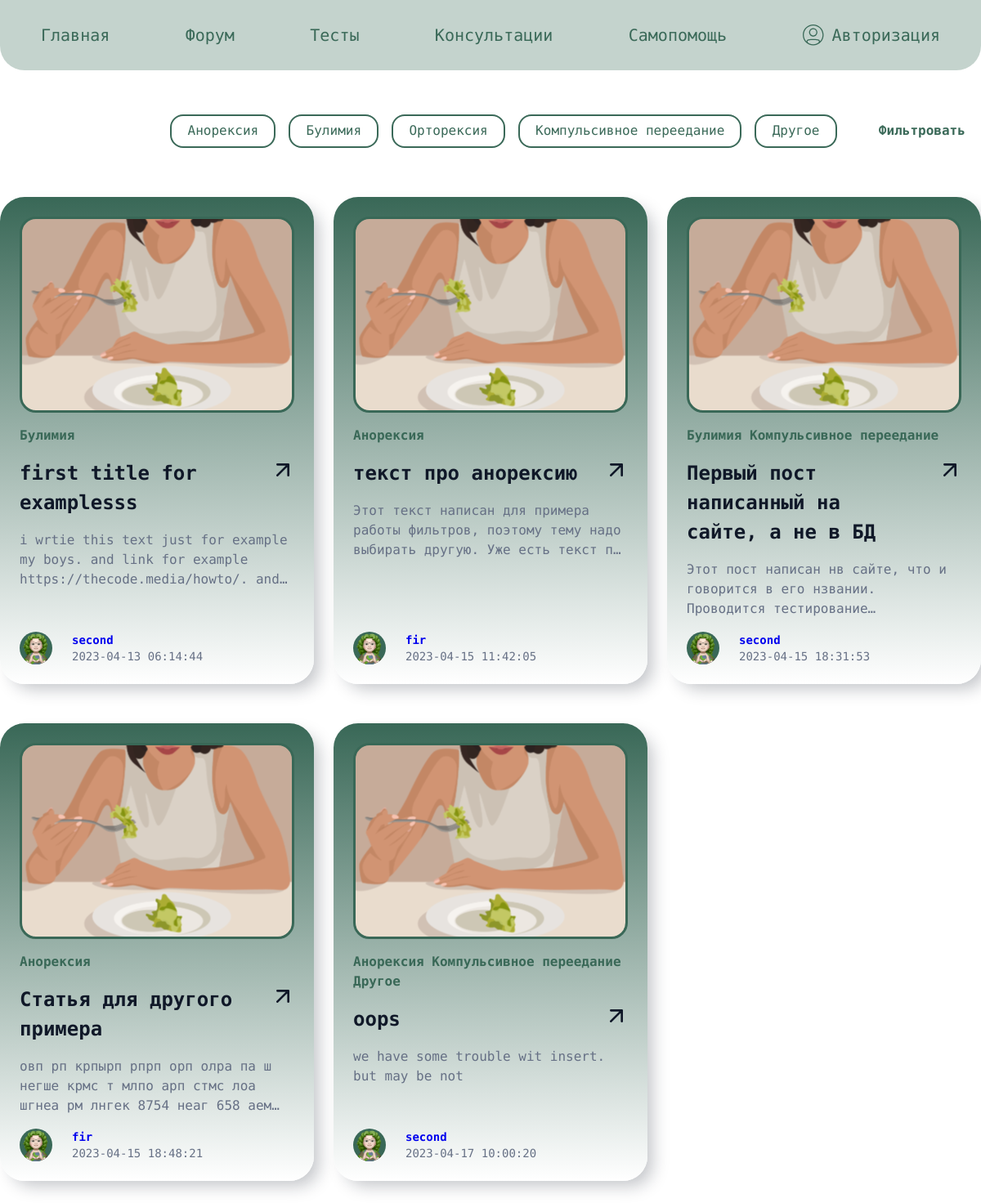
Before: /forum/ with the older database file.
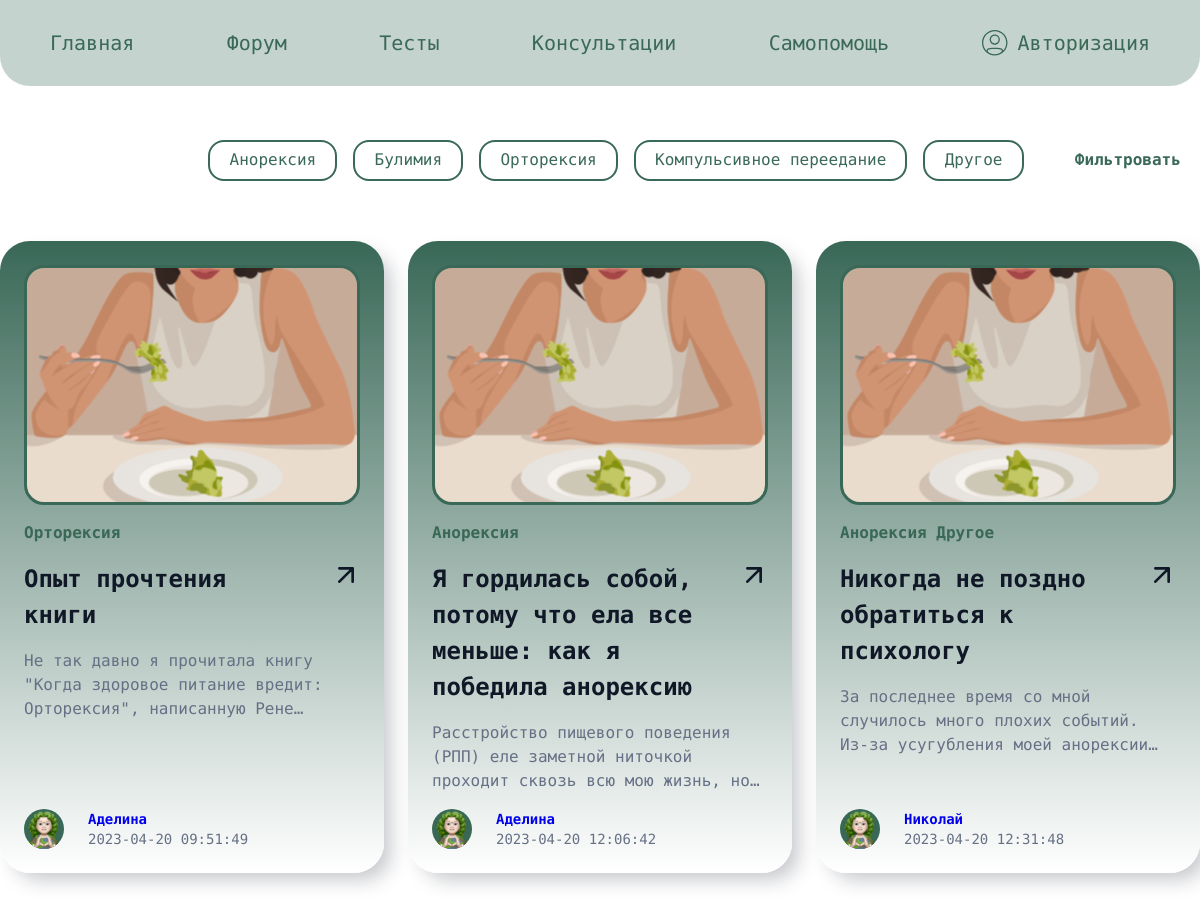
After: the same page with the newer database file.
### tables this page shows
CREATE TABLE IF NOT EXISTS `articles` (
  `id` int(11) NOT NULL AUTO_INCREMENT,
  `title` varchar(120) NOT NULL,
  `text` varchar(10000) NOT NULL,
  `date` timestamp NOT NULL DEFAULT CURRENT_TIMESTAMP,
  `authorId` int(11) DEFAULT NULL,
  PRIMARY KEY (`id`),
  KEY `author` (`authorId`)
);

CREATE TABLE IF NOT EXISTS `accounts` (
  `id` int(11) NOT NULL AUTO_INCREMENT,
  `name` varchar(50) NOT NULL,
  `birth` varchar(11) NOT NULL,
  `sex` char(1) NOT NULL,
  `goal` varchar(40) NOT NULL,
  `problem` varchar(30) NOT NULL,
  `email` varchar(100) NOT NULL,
  `password` varchar(32) NOT NULL,
  `height` int(11) DEFAULT NULL,
  `weight` decimal(5,2) DEFAULT NULL,
  `about` varchar(400) DEFAULT NULL,
  PRIMARY KEY (`id`)
);

### app/core/view.php (called while the page is built)
<?php
class View{
    function render($content, $model=null){
        require_once("app/views/".$content);
    }
}

### app/controllers/forum_controller.php (called while the page is built, shortened)
<?php
require_once("app/models/forum_model.php");
class Forum_controller extends Controller{
    function defaultPage(){
        $this->model = new Forum_model();
        $this->view->render("forum.php", $this->model);
    }
}

### index.php (called while the page is built, shortened)
<?php
require "app/core/router.php";
Router::start();

### app/models/articleAR.php (called while the page is built, shortened)
<?php
require_once("app/core/basicAR.php");
require_once("app/models/accountAR.php");
class Article extends basicAR{
    public $subject;
    public $title;
    public $text;
    public $date;
    public $authorId;
    public $author;
    function __construct($subject = null, $title = null, $text = null){
        $this->subject = $subject;
        $this->title = $title;
        $this->text = $text;
    }
    static function getAll(){
        $stmt = static::$pdo->prepare("SELECT * FROM `articles`");
        $stmt->execute();
        $objs = [];
        while ($res = $stmt->fetch()){
            $objs[] = static::ceateArticle($res);
        }
        return $objs;
    }
    static private function ceateArticle($data){
        $obj = new Article();
        foreach ($obj as $key=>$value){
            $obj->$key = $data[$key] ?? null;
        }
        $stmt2 = static::$pdo->prepare("SELECT `name` FROM `types_disorder` WHERE `id` IN (SELECT `id_type` FROM `articles_types_dis` WHERE `id_article`=:id)");
        $stmt2->bindParam("id", $obj->id);
        $stmt2->execute();
        while($subj = $stmt2->fetch())
            $obj->subject[] = $subj;
        $obj->author = Account::findNameById($obj->authorId);
        return $obj;
    }
    function getStringSubjects(){
        $res = "";
        foreach($this->subject as $subj)
            $res .= $subj["name"]." ";
        return $res;
    }
    function getTitle(){
        return $this->title;
    }
    function getText(){
        return $this->text;
    }
    function getAuthor(){
        return $this->author;
    }
    function getAuthorId(){
        return $this->authorId;
    }
    function getDate(){
        return $this->date;
    }
}

### app/models/forum_model.php (called while the page is built, shortened)
<?php
require_once("app/models/articleAR.php");
class Forum_model{
    private $articles = [];
    function findAll($filtersArray){
        if (empty($filtersArray))
            $this->articles = Article::getAll();
        else
            $this->articles = Article::getBySubjects($filtersArray);
        return $this->articles;
    }
}

### app/models/accountAR.php (called while the page is built, shortened)
<?php
class Account extends basicAR{
    static function findNameById($id){
        $stmt = static::$pdo->prepare("SELECT `name` FROM `accounts` WHERE `id`=:id");
        $stmt->bindParam(":id",  $id);
        $stmt->execute();
        $stmt = $stmt->fetch();
        return $stmt["name"] ?? "eatNormal";
    }
}

### app/views/forum.php (the view, shortened to what this page needs)
<!DOCTYPE html>
<html lang="ru">
<head>
    <link rel="stylesheet" href="/css/forum.css">
</head>
<body>
    <div class="wrapper">
        <? include("app/views/menu.php"); ?>
        <div class="filters">
            <div class="_container">
                <form action="/forum/" method="post">
                    <label>
                        Анорексия
                    </label>
                    <label>
                        Булимия
                    </label>
                    <label>
                        Орторексия
                    </label>
                    <label>
                        Компульсивное переедание
                    </label>
                    <label>
                        Другое
                    </label>
                    <button type="submit">Фильтровать</button>
                </form>
            </div>
        </div>
        <section class="forum-articles">
            <div class="_container">
                <div class="forum-articles__body">
                    <?
                        foreach ($model->findAll($_POST) as $article){
                            ?>
                                <article class="card">
                                    <div class="card__wrapper _ortorecsia">
                                        <img src="/images/forumImageEatSalat.svg" alt="девушка ест салат" class="title-picture">
                                        <div class="title-filter"><?= $article->getStringSubjects() ?></div>
                                        <div class="main-title"><?= $article->getTitle()?></div>
                                        <div class="card-text">
                                            <?= $article->getText()?>
                                        </div>
                                        <div class="avatar-info">
                                            <img src="/images/Avatar (1).svg" alt="" class="foro">
                                            <div class="name-date-box">
                                                <div class="author"><a href=<?= (!is_null($article->getAuthorId())) ? "/account/".$article->getAuthorId() : "/main/" ?> > <?= $article->getAuthor()?></a></div>
                                                <div class="publication-date"><?= $article->getDate()?></div>
                                            </div>
                                        </div>
                                    </div>
                                </article>
                            <?
                        }
                    ?>
                </div>
            </div>
        </section>
    </div>
</body>
</html>

### app/core/router.php (shortened to what this page needs)
<?php
class Router{
    static function start(){
        $id = null;
        $controller = new $controller_name;
        $action = $_REQUEST["action"] === "" ? null : $_REQUEST["action"];
        if (!is_null($controller) && is_null($action)) $controller->defaultPage();
        elseif (!is_null($controller) && !is_null($action)) $controller->$action($id);
        else {
            header("Location: /main/");
            exit();
        }
    }
}

### app/views/menu.php
<header id="header" class="header">
    <div class="_container">
        <nav>
            <ul class="menu_list">
                <li class="menu_item">
                    <a href="/main/" class="menu_link">Главная</a>
                </li>
                <li class="menu_item">
                    <a href="/forum/" class="menu_link">Форум</a>
                </li>
                <li class="menu_item">
                    <a href="/test/" class="menu_link">Тесты</a>
                </li>
                <li class="menu_item">
                    <a href="/consultation/" class="menu_link">Консультации</a>
                </li>
                <li class="menu_item">
                    <a href="/self-help/" class="menu_link">Самопомощь</a>
                </li>
                <li class="menu_item">
                    <?
                        $name = $_SESSION["accName"] ?? null;
                        if (!isset($name))
                            echo '<a href="/registration/" class="menu_link"><img src="/images/avtorisation.svg" alt="">Авторизация</a>';
                        else
                            echo '<a href="/account/" class="menu_link"><img src="/images/avtorisation.svg" alt="">'.$name.'</a>';
                    ?>
                </li>
            </ul>
        </nav>
    </div>
</header>

### css/forum.css (style rules this page uses)
.filters { margin-top: 140px; }
.filters form { display: flex; justify-content: end; gap: 1rem; }
.filters form > label { padding: .65em 1.2em; display: flex; align-items: center; font-weight: 500; color: var(--primary-color); border-radius: 1em; border: 2px solid; user-select: none; cursor: pointer; }
.filters form button[type=submit] { margin-left: 1rem; padding: .65em 1.2em; border-radius: 1em; font-weight: 700; color: var(--primary-color); background-color: transparent; transition: 100ms; }
.forum-articles { margin: 60px 0 100px; }
.forum-articles__body { display: grid; grid-template-columns: repeat(3, 1fr); gap: 3rem 1.5rem; }
.card__wrapper { display: flex; flex-direction: column; gap: 1rem; height: 100%; padding: 1.5rem; box-shadow: 10px 10px 20px -4px rgba(16, 24, 40, 0.25); border-radius: 30px; }
._ortorecsia { background: linear-gradient(180deg, #396857 0%, #FFFFFF 100%); }
.title-filter { width: fit-content; display: flex; gap: 1rem; font-weight: 700; font-size: 16px; line-height: 1.5; color: #396857; }
.main-title { position: relative; font-weight: 700; font-size: 24px; line-height: 1.5; padding-right: 3rem; color: #101828; cursor: pointer; }
.main-title::after { content: ""; position: absolute; top: .4rem; right: .4rem; width: 1rem; aspect-ratio: 1; background-image: url("/images/arrowUpRight.svg"); background-size: cover; background-position: center; transition: all 200ms ease; }
.card-text { line-height: 1.5; color: #667085; display: -webkit-box; -webkit-line-clamp: 3; -webkit-box-orient: vertical; overflow: hidden; }
.avatar-info { margin-top: auto; display: flex; gap: 1.5rem; }
.author { font-weight: 700; font-size: 14px; line-height: 20px; color: #101828; }
.publication-date { font-size: 14px; line-height: 20px; color: #667085; }

### css/_vars.css (style rules this page uses)
:root { --primary-color: hsl(158 29% 32%); --primary-color-hover-darker: hsl(158 29% 27%); --primary-color-hover-lighter: hsl(158 29% 37%); }

### css/_base.css (style rules this page uses)
html, body { height: 100%; }
html { scroll-behavior: smooth; scrollbar-width: thin; scrollbar-color: var(--primary-color) transparent; }
body { font-family: "Roboto Mono", monospace; font-weight: 400; line-height: 1; }
.wrapper { min-height: 100%; overflow: hidden; position: relative; }
._container { max-width: 1366px; margin: 0 auto; }

### css/_menu.css (style rules this page uses)
.header { position: fixed; width: 100%; left: 0; top: 0; z-index: 2000; }
.menu_list { min-height: 86px; padding: 10px 30px; display: flex; flex-wrap: wrap; justify-content: space-between; align-items: center; gap: 30px; border-radius: 0px 0px 30px 30px; background-color: hsl(158 14% 73% / 75%); backdrop-filter: blur(10px); }
.menu_link { display: flex; align-items: center; gap: .5em; padding: .65em 1em; font-size: 20px; line-height: 26px; font-weight: 400; color: var(--primary-color); border-radius: 1.5em; transition: 100ms; }
.menu_link:has(img) > img { height: 26px; }

Changed rows visible on the page:
removed articles: StringSubjects "Булимия", title "first title for examplesss", text "i wrtie this text just for example my boys. and link for example https://thecode.media/howto/.…", authorId.name "second", date "2023-04-13 06:14:44"
removed articles: StringSubjects "Анорексия", title "текст про анорексию", text "Этот текст написан для примера работы фильтров, поэтому тему надо выбирать другую. Уже есть текст…", authorId.name "fir", date "2023-04-15 11:42:05"
removed articles: StringSubjects "Булимия Компульсивное переедание", title "Первый пост написанный на сайте, а не в БД", text "Этот пост написан нв сайте, что и говорится в его нзвании. Проводится…", authorId.name "second", date "2023-04-15 18:31:53"
removed articles: StringSubjects "Анорексия", title "Статья для другого примера", text "овп рп крпырп рпрп орп олра па ш негше крмс т млпо арп стмс лоа шгнеа рм лнгек 8754 неаг 658…", authorId.name "fir", date "2023-04-15 18:48:21"
removed articles: StringSubjects "Анорексия Компульсивное переедание Другое", title "oops", text "we have some trouble wit insert. but may be not", authorId.name "second", date "2023-04-17 10:00:20"
added articles: StringSubjects "Орторексия", title "Опыт прочтения книги", text "Не так давно я прочитала книгу \"Когда здоровое питание вредит: Орторексия\", написанную…", authorId.name "Аделина", date "2023-04-20 09:51:49"
added articles: StringSubjects "Анорексия", title "Я гордилась собой, потому что ела все меньше: как я победила анорексию", text "Расстройство пищевого поведения (РПП) еле заметной ниточкой проходит сквозь всю мою жизнь,…", authorId.name "Аделина", date "2023-04-20 12:06:42"
added articles: StringSubjects "Анорексия Другое", title "Никогда не поздно обратиться к психологу", text "За последнее время со мной случилось много плохих событий. Из-за усугубления моей…", authorId.name "Николай", date "2023-04-20 12:31:48"
